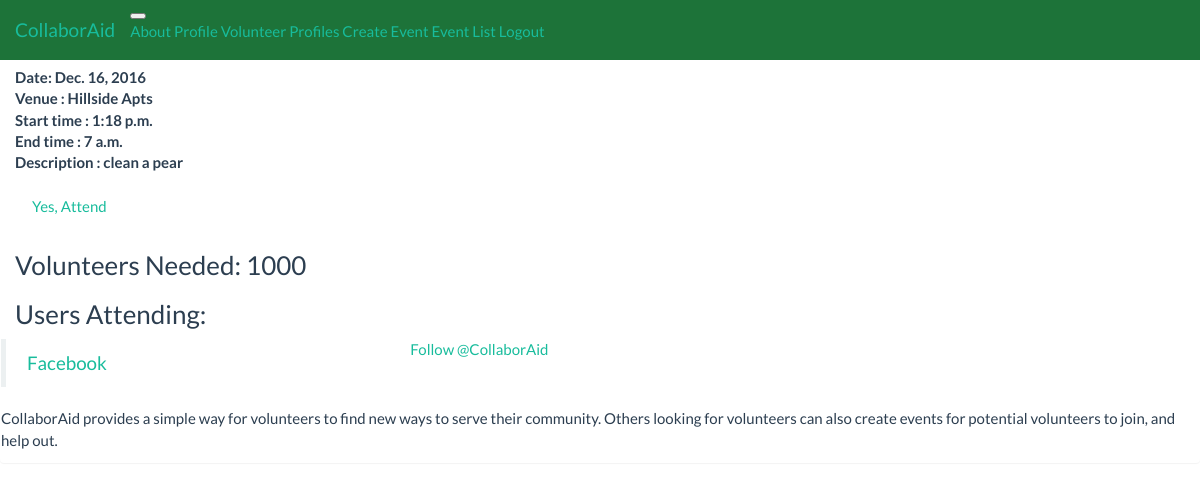
The page /website/events/6/ (signed in) on the database as committed earlier.
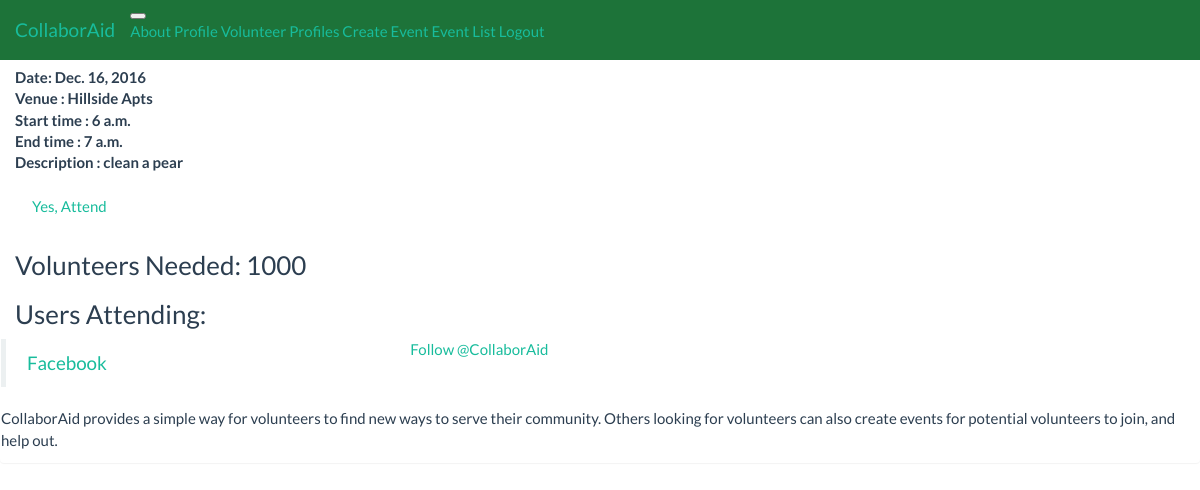
The same page on the database as committed later.
### website/models.py (models this page shows, shortened)
class AnEvent(models.Model):
    event_name = models.CharField(max_length=50)
    picture = models.ImageField(upload_to='event_images', blank=True)
    description = models.TextField(max_length=400)
    volunteer_num = models.IntegerField(default=0)
    venue = models.CharField(max_length=128, blank=True)
    address = models.CharField(max_length=100)
    city = models.CharField(max_length=60)
    state = models.CharField(max_length=30)
    volunteer = models.ManyToManyField(User, blank=True)
    date = models.DateField(("Date"), auto_now_add=True, blank=False)
    start_time = models.TimeField(("Start Time"), auto_now = True, blank=False)
    end_time = models.TimeField(("End Time"), blank=False)

### website/views.py (the view)
# urls.py: url(r'^events/(?P<id>\d+)/$', views.detail, name='event_detail'),
@login_required
def detail(request, id):
   event = AnEvent.objects.get(id=id)
   joined = event.volunteer.filter(id=request.user.id)
   return render(request, 'website/event_details.html', {'event': event, 'joined': joined})

### templates/website/event_details.html (shortened to what this page needs)
{% extends 'website/base_bootstrap.html' %}
{% load staticfiles %}
{% block body_block %}
			<h2>{{event.event_name}}</h2>
			<strong>Date: {{event.date}}</strong> <br />
        	<strong>Venue : {{event.venue}}</strong> <br />
            <strong>Start time : {{event.start_time}}</strong> <br />
            <strong>End time : {{event.end_time}}</strong> <br />
            <strong>Description : {{event.description}}</strong> <br />
            {% if not joined %}
            <a href="{% url 'event_join' event.id %}" class="btn join">Yes, Attend</a>
            {% else %}
            <a href="{% url 'event_cancel' event.id %}" class="btn join">No, Not Attend</a>
            {% endif %}
            <div class="user">
                <h3>Volunteers Needed: {{event.volunteer_num}}</h3>
                <h3>Users Attending:</h3>
            </div>
		</div>
{% endblock %}

Rows that differ between the two databases and show on the page:
changed AnEvent "Hillside Apts": start_time "1:18 p.m." → "6 a.m."
